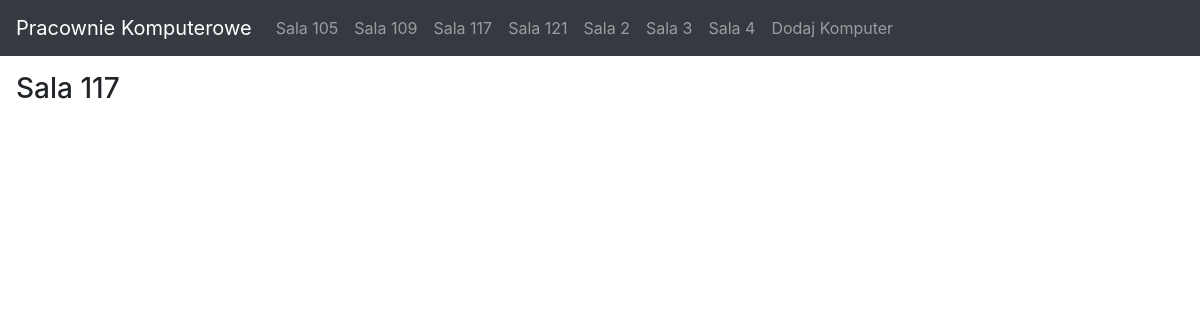
The page /s117/ on the database as committed earlier.
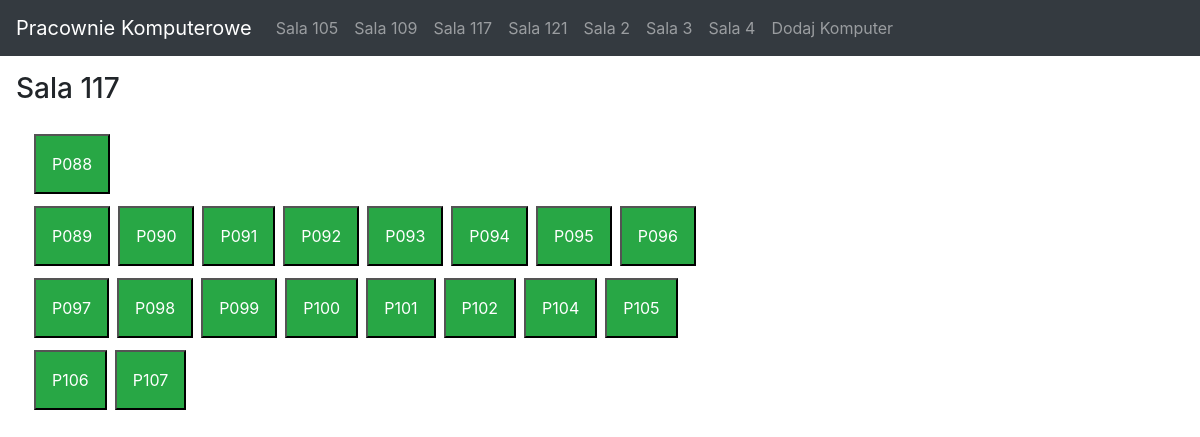
The same page on the database as committed later.
### compView/models.py (models this page shows, shortened)
class Computer(models.Model):
    classR = models.ForeignKey(ClassRoom, on_delete=models.CASCADE)
    name = models.CharField(max_length=200, default ="test")
    ip = models.CharField(max_length=200, default ="test")
    sys = models.CharField(max_length=200, default ="test")
    cpu = models.CharField(max_length=200, default ="test")
    isOn = models.BooleanField()

### compView/views.py (the view)
# urls.py: path("s117/", views.s117, name="s117"),
def s117(response):
    cr = Computer.objects.filter(classR = "4")
    return render(response, "compView/sala117.html", {"cr":cr})

### compView/templates/compView/sala117.html (shortened to what this page needs)
{% extends 'compView/base.html' %}
{% load static %}
{% block content %}
<h3 class="pt-3 ml-3">Sala 117</h3>
<body>
    <div class="container pt-3">
        {%for class in cr%}
        {%if forloop.counter == 1 %}
        <div class="row">
        {% if class.isOn == True %}
            <button type="button" class="p-3 mb-2 bg-success text-white  text-center m-1" data-toggle="modal" data-target="#{{class.name}}">{{class.name}}</button>
            </div>
            <div class="row">
            {%endif%}
        {%else%}
            {% if class.isOn == True %}
            <button type="button" class="p-3 mb-2 bg-success text-white text-center m-1" data-toggle="modal" data-target="#{{class.name}}">{{class.name}}</button>
            {% if forloop.counter == 9 or forloop.counter == 17 %}
                </div>
                <div class="row">
            {%endif%}
            {%endif%}
        {%endif%}
        {% endfor %}
    </div>
</body>
{% endblock %}

### compView/templates/compView/base.html (shortened to what this page needs)
{% load static %}
{% load crispy_forms_tags %}
<!doctype html>
<html>
    <head>
            <link rel="stylesheet" href="https://cdn.jsdelivr.net/npm/bootstrap@4.3.1/dist/css/bootstrap.min.css" integrity="
            sha384-ggOyR0iXCbMQv3Xipma34MD+dH/1fQ784/j6cY/iJTQUOhcWr7x9JvoRxT2MZw1T">
            <link rel="stylesheet" href="https://stackpath.bootstrapcdn.com/bootstrap/4.1.3/css/bootstrap.min.css" integrity="
            sha384-MCw98/SFnGE8fJT3GXwEOngsV7Zt27NXFoaoApmYm81iuXoPkFOJwJ8ERdknLPMO">
    </head>
    <body>
        <nav class="navbar navbar-expand-lg navbar-dark bg-dark">
            <a class="navbar-brand" href="#">Pracownie Komputerowe</a>
            <div class="collapse navbar-collapse" id="navbarNav">
              <ul class="navbar-nav">
                <li class="nav-item ">
                  <a class="nav-link" href="/s105">Sala 105</a>
                </li>
                <li class="nav-item">
                  <a class="nav-link" href=/s109>Sala 109</a>
                </li>
                <li class="nav-item">
                  <a class="nav-link" href="/s117">Sala 117</a>
                </li>
                <li class="nav-item">
                  <a class="nav-link" href="/s121">Sala 121</a>
                </li>
                <li class="nav-item">
                  <a class="nav-link" href="/s2">Sala 2</a>
                </li>
                <li class="nav-item">
                  <a class="nav-link" href="/s3">Sala 3</a>
                </li>
                <li class="nav-item">
                  <a class="nav-link" href="/s4">Sala 4</a>
                </li>
                <li class="nav-item">
                  <a class="nav-link" href="/dodaj">Dodaj Komputer</a>
                </li>
              </ul>
            </div>
          </nav>
        <div id="content", name="content", class="main">
                {% block content%}
                {% endblock %}
        </div>
      </body>
</html>

Rows that differ between the two databases and show on the page:
added Computer: name "P088"
added Computer: name "P089"
added Computer: name "P090"
added Computer: name "P091"
added Computer: name "P092"
added Computer: name "P093"
added Computer: name "P094"
added Computer: name "P095"
added Computer: name "P096"
added Computer: name "P097"
added Computer: name "P098"
added Computer: name "P099"
added Computer: name "P100"
added Computer: name "P101"
added Computer: name "P102"
added Computer: name "P104"
added Computer: name "P105"
added Computer: name "P106"
added Computer: name "P107"
